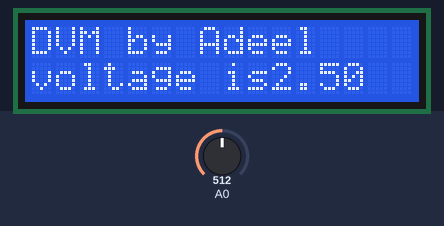
This sketch was run on a simulated Arduino Uno, built with avr-gcc and run on an emulated ATmega328P. Parts: 16×2 character LCD. The inputs (shaded band) are chosen by the test bench; at power-on: A0 = 512.

Above: at 1.2 s.
1.3 s: A0 set to 716
At 2.2 s:
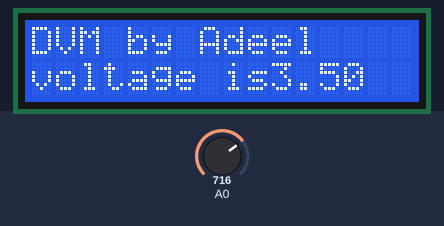
2.8 s: A0 set to 900
At 3.4 s:
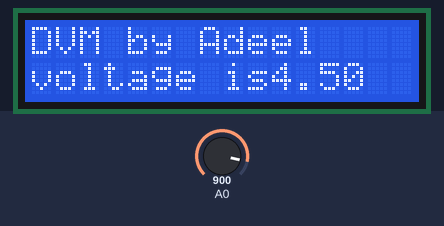
4.3 s: A0 set to 306
At 5.7 s:
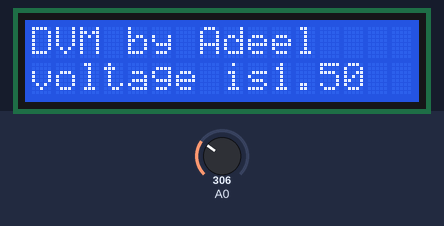
Timing chart, 0 to 7.3 s (numbered marks = the images above; inputs shaded):
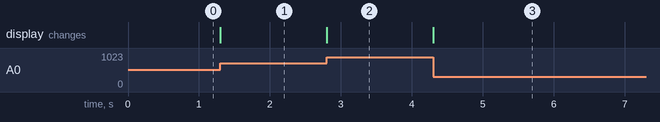

The sketch:

voltmeter.ino
```cpp
#include<LiquidCrystal.h>
const int rw=12,e=11,d4=5,d5=4,d6=3,d7=2;
LiquidCrystal lcd(rw,e,d4,d5,d6,d7);
float input_voltage=0.0;
void setup(){
  lcd.begin(16,2);
  lcd.print("DVM by Adeel");
}
void loop(){
  int value=analogRead(A0);
  input_voltage=((value*5)/1024)+0.5;
  lcd.setCursor(0,1);
lcd.print("voltage is");
lcd.print(input_voltage);
}
```

Measured:
- after the input at 1.3 s, the display: changes at once (image 1)
- after the input at 2.8 s, the display: changes at once (image 2)
- after the input at 4.3 s, the display: changes at once (image 3)
